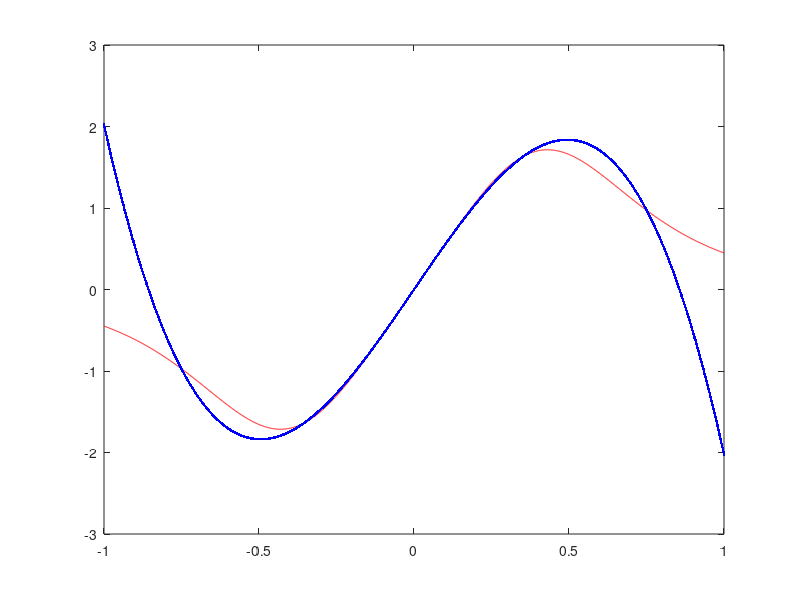

Reproduce this figure in MATLAB.
clear all
close all

R=.5;
D=.4;
z=-1:.001:1;

B=R^2*((R^2+(z-D).^2).^(-1.5)-(R^2+(z+D).^2).^(-1.5));

Ba1=6*((D*R^2)/(D^2+R^2)^(2.5))*z;
Ba2=15/12*R^2*((4*D^2-3*R^2)/((D^2+R^2)^(4.5)))*4*z.^3;
plot(z,B,'r',z,Ba1+Ba2,'.b')
